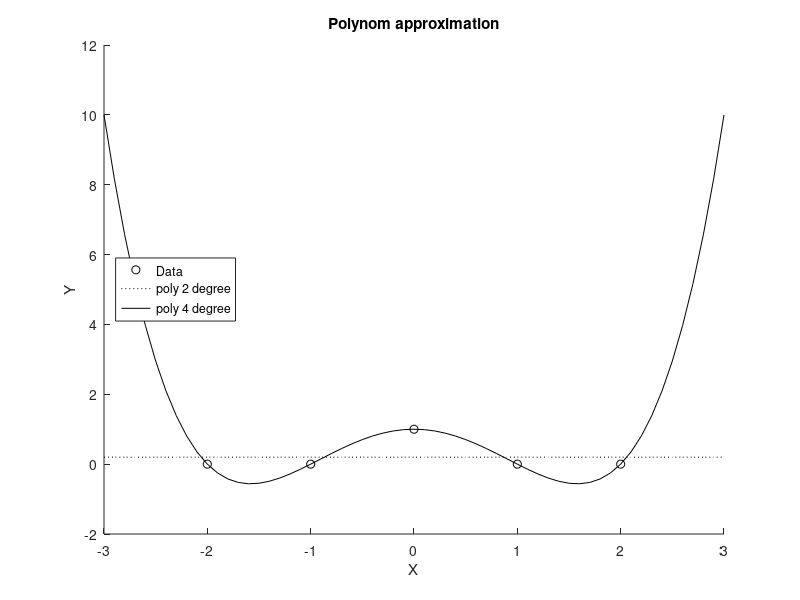

Reproduce this figure in MATLAB.
X = [-2 -1 0 1 2];
Y = [0 0 1 0 0];
xlabel('X');
ylabel('Y');
hold on
plot(X,Y,'ko')
t = -3 : 0.1 : 3;
c2 = polyfit(X,Y,1);
y2 = polyval(c2,t);
plot(t, y2, 'k:')
c4 = polyfit(X,Y,4);
y4 = polyval(c4,t);
plot(t, y4, 'k-')
title('Polynom approximation');
legend('Data','poly 2 degree','poly 4 degree', 'location', 'west')